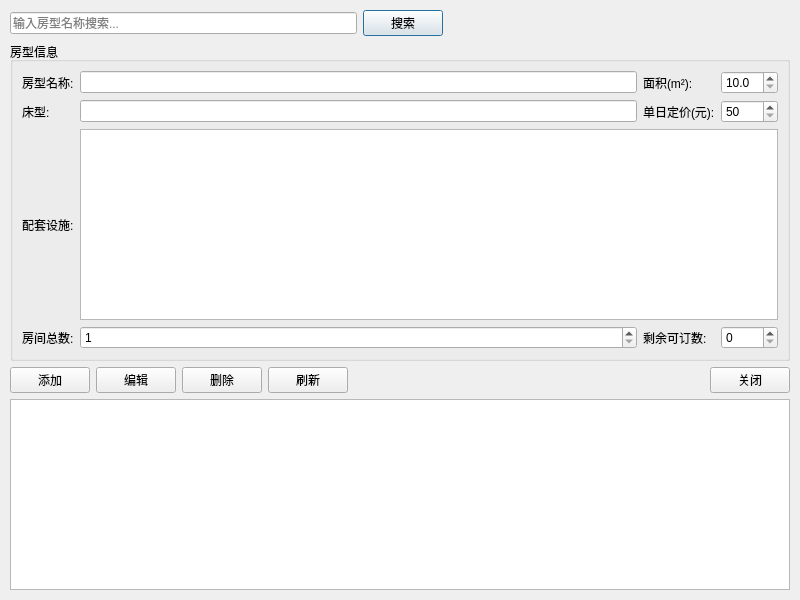
<?xml version="1.0" encoding="UTF-8"?>
<ui version="4.0">
 <class>RoomTypeManager</class>
 <widget class="QDialog" name="RoomTypeManager">
  <property name="geometry">
   <rect>
    <x>0</x>
    <y>0</y>
    <width>800</width>
    <height>600</height>
   </rect>
  </property>
  <property name="windowTitle">
   <string>房型管理</string>
  </property>
  <widget class="QWidget" name="verticalLayoutWidget">
   <property name="geometry">
    <rect>
     <x>10</x>
     <y>10</y>
     <width>780</width>
     <height>580</height>
    </rect>
   </property>
   <layout class="QVBoxLayout" name="verticalLayout">
    <!-- 搜索栏 -->
    <item>
     <layout class="QHBoxLayout" name="horizontalLayout">
      <item>
       <widget class="QLineEdit" name="leSearch">
        <property name="placeholderText">
         <string>输入房型名称搜索...</string>
        </property>
       </widget>
      </item>
      <item>
       <widget class="QPushButton" name="btnSearch">
        <property name="text">
         <string>搜索</string>
        </property>
       </widget>
      </item>
      <item>
       <spacer name="horizontalSpacer">
        <property name="orientation">
         <enum>Qt::Horizontal</enum>
        </property>
        <property name="sizeHint" stdset="0">
         <size>
          <width>40</width>
          <height>20</height>
         </size>
        </property>
       </spacer>
      </item>
     </layout>
    </item>
    
    <!-- 房型信息表单 -->
    <item>
     <widget class="QGroupBox" name="groupBox">
      <property name="title">
       <string>房型信息</string>
      </property>
      <layout class="QGridLayout" name="gridLayout">
       <item row="0" column="0">
        <widget class="QLabel" name="label">
         <property name="text">
          <string>房型名称:</string>
         </property>
        </widget>
       </item>
       <item row="0" column="1">
        <widget class="QLineEdit" name="leName"/>
       </item>
       <item row="0" column="2">
        <widget class="QLabel" name="label_2">
         <property name="text">
          <string>面积(m²):</string>
         </property>
        </widget>
       </item>
       <item row="0" column="3">
        <widget class="QDoubleSpinBox" name="dsbArea">
         <property name="decimals">
          <number>1</number>
         </property>
         <property name="minimum">
          <double>10.0</double>
         </property>
         <property name="maximum">
          <double>200.0</double>
         </property>
        </widget>
       </item>
       <item row="1" column="0">
        <widget class="QLabel" name="label_3">
         <property name="text">
          <string>床型:</string>
         </property>
        </widget>
       </item>
       <item row="1" column="1">
        <widget class="QLineEdit" name="leBedType"/>
       </item>
       <item row="1" column="2">
        <widget class="QLabel" name="label_4">
         <property name="text">
          <string>单日定价(元):</string>
         </property>
        </widget>
       </item>
       <item row="1" column="3">
        <widget class="QDoubleSpinBox" name="dsbPricePerDay">
         <property name="decimals">
          <number>0</number>
         </property>
         <property name="minimum">
          <double>50.0</double>
         </property>
         <property name="maximum">
          <double>2000.0</double>
         </property>
        </widget>
       </item>
       <item row="2" column="0">
        <widget class="QLabel" name="label_5">
         <property name="text">
          <string>配套设施:</string>
         </property>
        </widget>
       </item>
       <item row="2" column="1" colspan="3">
        <widget class="QTextEdit" name="teFacilities"/>
       </item>
       <item row="3" column="0">
        <widget class="QLabel" name="label_6">
         <property name="text">
          <string>房间总数:</string>
         </property>
        </widget>
       </item>
       <item row="3" column="1">
        <widget class="QSpinBox" name="sbTotalRooms">
         <property name="minimum">
          <number>1</number>
         </property>
         <property name="maximum">
          <number>100</number>
         </property>
        </widget>
       </item>
       <item row="3" column="2">
        <widget class="QLabel" name="label_7">
         <property name="text">
          <string>剩余可订数:</string>
         </property>
        </widget>
       </item>
       <item row="3" column="3">
        <widget class="QSpinBox" name="sbAvailableRooms">
         <property name="minimum">
          <number>0</number>
         </property>
         <property name="maximum">
          <number>100</number>
         </property>
        </widget>
       </item>
      </layout>
     </widget>
    </item>
    
    <!-- 操作按钮 -->
    <item>
     <layout class="QHBoxLayout" name="horizontalLayout_2">
      <item>
       <widget class="QPushButton" name="btnAdd">
        <property name="text">
         <string>添加</string>
        </property>
       </widget>
      </item>
      <item>
       <widget class="QPushButton" name="btnEdit">
        <property name="text">
         <string>编辑</string>
        </property>
       </widget>
      </item>
      <item>
       <widget class="QPushButton" name="btnDelete">
        <property name="text">
         <string>删除</string>
        </property>
       </widget>
      </item>
      <item>
       <widget class="QPushButton" name="btnRefresh">
        <property name="text">
         <string>刷新</string>
        </property>
       </widget>
      </item>
      <item>
       <spacer name="horizontalSpacer_2">
        <property name="orientation">
         <enum>Qt::Horizontal</enum>
        </property>
        <property name="sizeHint" stdset="0">
         <size>
          <width>40</width>
          <height>20</height>
         </size>
        </property>
       </spacer>
      </item>
      <item>
       <widget class="QPushButton" name="btnClose">
        <property name="text">
         <string>关闭</string>
        </property>
       </widget>
      </item>
     </layout>
    </item>
    
    <!-- 表格视图 -->
    <item>
     <widget class="QTableView" name="tableView">
      <property name="alternatingRowColors">
       <bool>true</bool>
      </property>
      <property name="selectionMode">
       <enum>QAbstractItemView::SingleSelection</enum>
      </property>
      <property name="selectionBehavior">
       <enum>QAbstractItemView::SelectRows</enum>
      </property>
      <property name="sortingEnabled">
       <bool>true</bool>
      </property>
     </widget>
    </item>
   </layout>
  </widget>
 </widget>
 <resources/>
 <connections/>
</ui>
